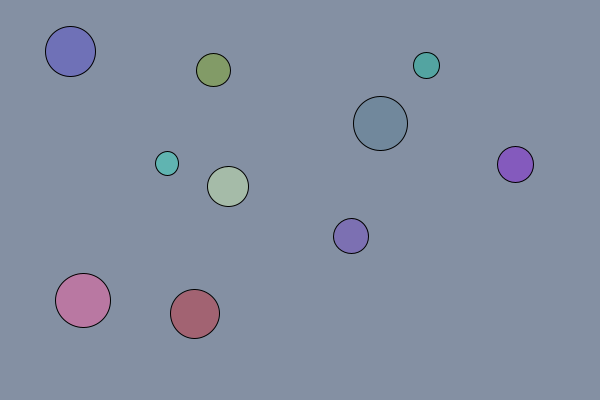
Frame 1 (no input)
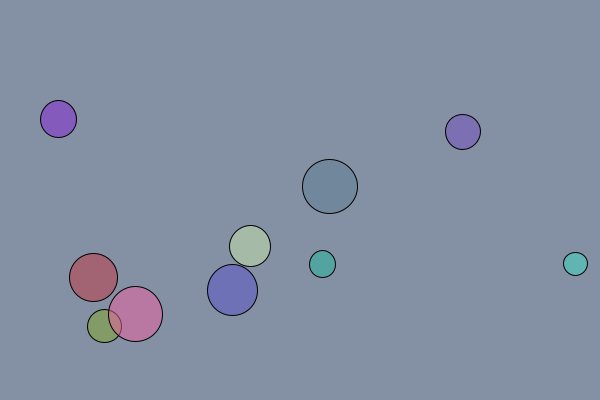
Frame 60 (the mouse pressed at the canvas centre just before this capture)
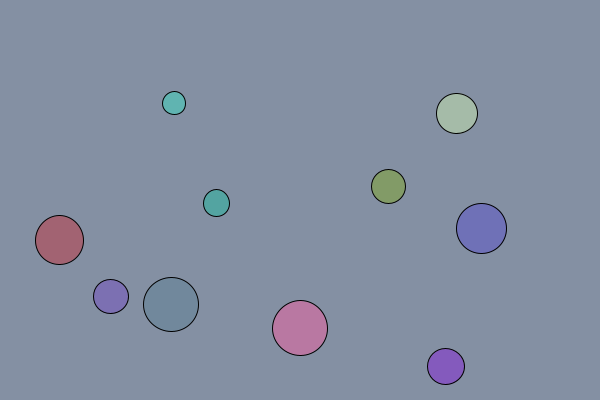
Frame 120 (the mouse held since frame 60 and released just before this capture)

The Processing sketch that drew these frames (run headless with seeded random() and noise(); from frame 60 on, the mouse is pressed at the canvas centre):

// Processing sketch: disk13
// ── disk13.pde
Disk [] Ghosts;

void setup() {
   size(600, 400);
   buildGhosts();
}

void draw() {
   background(132, 144, 163);
   for (int i=0; i<Ghosts.length; i++) {
      Ghosts[i].move();
      Ghosts[i].render();
   }
}

void buildGhosts() {
   Ghosts = new Disk[10];
   int border = 50;
   for (int i=0; i<Ghosts.length; i++) {
      float xPos = random(border, width-border);
      float yPos = random(border, height-border);
      float xDir = random(-8, 8);
      float yDir = random(-8, 8);
      float radius = random(10, 30);
      color clr = color(random(20, 255),
                        random(20, 255),
                        random(20, 255), 128);
      Ghosts[i] = new Disk(xPos, yPos, xDir, yDir, radius, clr);
   }
}

class Disk {
   float xPos;   // 1. Current location (X and Y)
   float yPos;  
   float xDir;   // 2. Current motion (X and Y)
   float yDir;
   float radius; // 3. Radius
   color clr;    // 4. Color

   Disk (float axPos, float ayPos, float axDir,  float ayDir,
   float aradius, color aclr) {
      xPos   = axPos;
      yPos   = ayPos;
      xDir   = axDir;
      yDir   = ayDir;
      radius = aradius;
      clr    = aclr;
   }
   
   void render() {
      fill(clr);
      ellipse(xPos, yPos, radius*2, radius*2);
   }
   
   void move() {
      xPos += xDir;
      if ((xPos-radius < 0) || (xPos+radius >= width)) {
         xDir = -xDir;
         xPos += 2*xDir;
      }
      yPos += yDir;
      if ((yPos-radius < 0) || (yPos+radius >= height)) {
         yDir = -yDir;
         yPos += 2*yDir;
      }
   }
}
